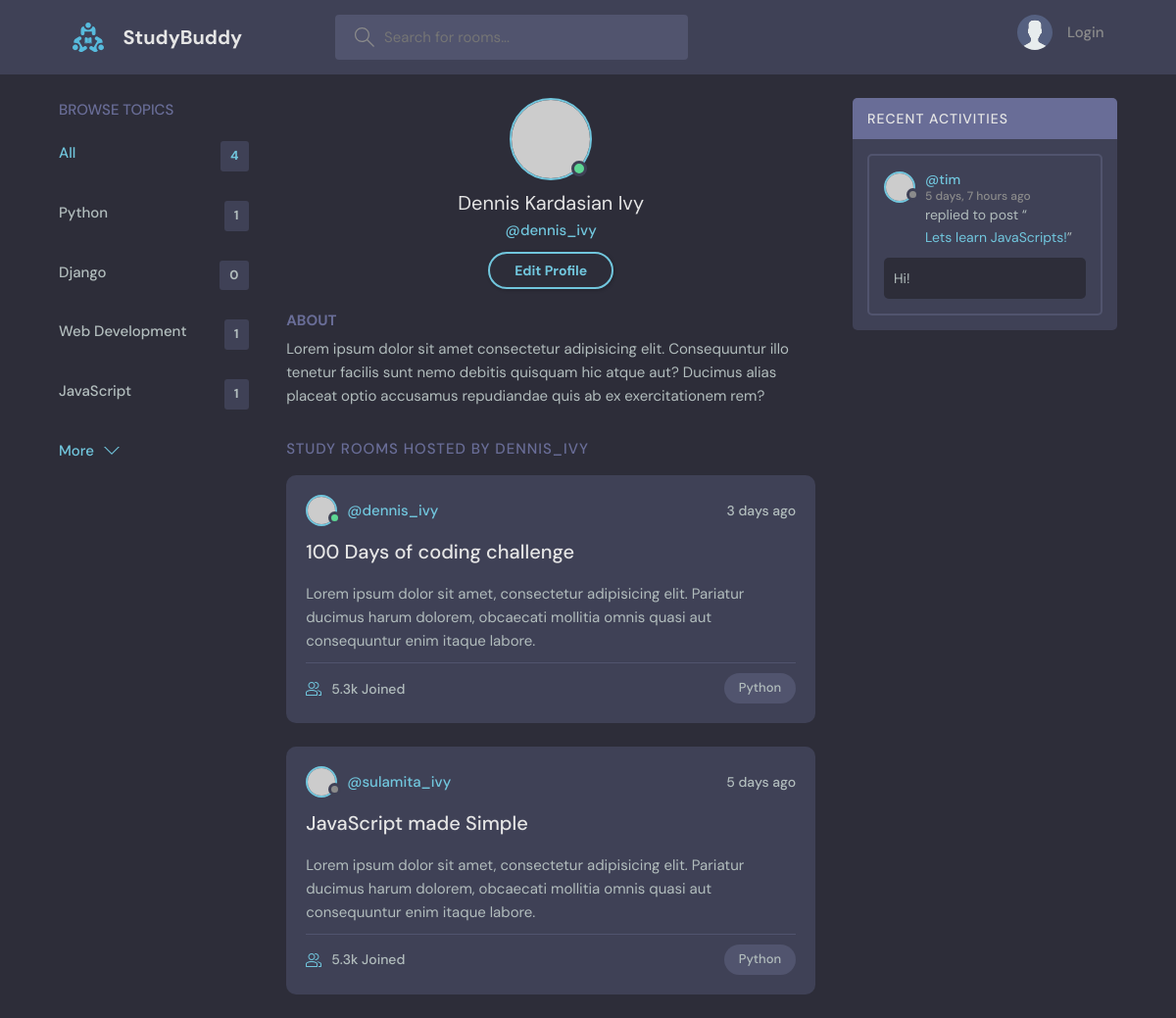
The page /profile/2 on the database its author committed.
### base/models.py (models this page shows, shortened)
class Topic(models.Model):
	name = models.CharField(max_length=200)

class Message(models.Model):
	user = models.ForeignKey(User, on_delete=models.CASCADE)
	room = models.ForeignKey(Room, on_delete=models.CASCADE)
	body = models.TextField()
	updated = models.DateTimeField(auto_now=True)
	created = models.DateTimeField(auto_now_add=True)
	class Meta:
		ordering = ['-updated', '-created']

class Room(models.Model):
	host = models.ForeignKey(User, on_delete=models.SET_NULL, null=True)
	topic = models.ForeignKey(Topic, on_delete=models.SET_NULL, null=True)
	name = models.CharField(max_length=200)
	description = models.TextField(null=True, blank=True)
	participants = models.ManyToManyField(User, related_name='participants', blank=True)
	updated = models.DateTimeField(auto_now=True)
	created = models.DateTimeField(auto_now_add=True)
	class Meta:
		ordering = ['-updated', '-created']
	def __str__(self):
		return self.name

### base/views.py (the view)
# urls.py: path('profile/<str:pk>', views.userProfile, name="user-profile"),
def userProfile(request, pk):
	user = User.objects.get(id=pk)
	rooms = user.room_set.all()
	room_messages = user.message_set.all()
	topics = Topic.objects.all()
	context = {
		'user': user,
		'rooms': rooms,
		'room_messages': room_messages,
		'topics': topics
	}
	return render(request, 'base/profile.html', context)

### base/templates/base/profile.html (shortened to what this page needs)
{% extends 'main.html' %}
{% block content %}
  <main class="profile-page layout layout--3">
    <div class="container">
      {% include 'base/topics_component.html' %}
      <div class="roomList">
        <div class="profile">
          <div class="profile__avatar">
            <div class="avatar avatar--large active">
              <img src="https://randomuser.me/api/portraits/men/11.jpg" />
            </div>
          </div>
          <div class="profile__info">
            <h3>Dennis Kardasian Ivy</h3>
            <p>@dennis_ivy</p>
            <a href="edit-user.html" class="btn btn--main btn--pill">Edit Profile</a>
          </div>
          <div class="profile__about">
            <h3>About</h3>
            <p>
              Lorem ipsum dolor sit amet consectetur adipisicing elit. Consequuntur illo tenetur
              facilis sunt nemo debitis quisquam hic atque aut? Ducimus alias placeat optio
              accusamus repudiandae quis ab ex exercitationem rem?
            </p>
          </div>
        </div>
        <div class="roomList__header">
          <div>
            <h2>Study Rooms Hosted by dennis_ivy</a>
            </h2>
          </div>
        </div>
        <div class="roomListRoom">
          <div class="roomListRoom__header">
            <a href="profile.html" class="roomListRoom__author">
              <div class="avatar avatar--small active">
                <img src="https://randomuser.me/api/portraits/men/11.jpg" />
              </div>
              <span>@dennis_ivy</span>
            </a>
            <div class="roomListRoom__actions">
              <span>3 days ago</span>
            </div>
          </div>
          <div class="roomListRoom__content">
            <a href="room.html">100 Days of coding challenge</a>
            <p>
              Lorem ipsum dolor sit amet, consectetur adipisicing elit. Pariatur ducimus harum
              dolorem, obcaecati mollitia omnis quasi aut consequuntur enim itaque labore.
            </p>
          </div>
          <div class="roomListRoom__meta">
            <a class="roomListRoom__joined">
              5.3k Joined
            </a>
            <p class="roomListRoom__topic">Python</p>
          </div>
        </div>
        <div class="roomListRoom">
          <div class="roomListRoom__header">
            <a href="profile.html" class="roomListRoom__author">
              <div class="avatar avatar--small">
                <img src="https://randomuser.me/api/portraits/women/11.jpg" />
              </div>
              <span>@sulamita_ivy</span>
            </a>
            <div class="roomListRoom__actions">
              <span>5 days ago</span>
            </div>
          </div>
          <div class="roomListRoom__content">
            <a href="room.html">JavaScript made Simple</a>
            <p>
              Lorem ipsum dolor sit amet, consectetur adipisicing elit. Pariatur ducimus harum
              dolorem, obcaecati mollitia omnis quasi aut consequuntur enim itaque labore.
            </p>
          </div>
          <div class="roomListRoom__meta">
            <a href="room.html" class="roomListRoom__joined">
              5.3k Joined
            </a>
            <p class="roomListRoom__topic">Python</p>
          </div>
        </div>
      </div>
      {% include 'base/activity_component.html' %}
    </div>
  </main>
  {% endblock content%}

### base/templates/base/topics_component.html
<div class="topics">
	<div class="topics__header">
	  <h2>Browse Topics</h2>
	</div>
	<ul class="topics__list">
	  <li>
		<a href="{% url 'home' %}" class="active">All <span>{{topics.count}}</span></a>
	  </li>
	  {% for topic in topics %}
	  <li>
		<a href="{% url 'home' %}?q={{topic.name}}">{{topic.name}} <span>{{topic.room_set.all.count}}</span></a>
	  </li>
		{% endfor %}
	</ul>
	<a class="btn btn--link" href="topics.html">
	  More
	  <svg version="1.1" xmlns="http://www.w3.org/2000/svg" width="32" height="32" viewBox="0 0 32 32">
		<title>chevron-down</title>
		<path d="M16 21l-13-13h-3l16 16 16-16h-3l-13 13z"></path>
	  </svg>
	</a>
  </div>

### base/templates/base/activity_component.html (shortened to what this page needs)
<div class="activities">
	<div class="activities__header">
	  <h2>Recent Activities</h2>
	</div>
	{% for message in room_messages %}
	<div class="activities__box">
	  <div class="activities__boxHeader roomListRoom__header">
		<a href="{% url 'user-profile' message.user.id %}" class="roomListRoom__author">
		  <div class="avatar avatar--small">
			<img src="https://randomuser.me/api/portraits/women/11.jpg" />
		  </div>
		  <p>
			@{{message.user}}
			<span>{{message.created|timesince}} ago</span>
		  </p>
		</a>
	  </div>
	  <div class="activities__boxContent">
		<p>replied to post “<a href="{% url 'room' message.room.id %}">{{message.room}}</a>”</p>
		<div class="activities__boxRoomContent">
			{{message.body}}
		</div>
	  </div>
	</div>
	{% endfor %}
  </div>

### rows shown on the page
Topic: name "Python", room_set.all.count "1"
Topic: name "Django", room_set.all.count "0"
Topic: name "Web Development", room_set.all.count "1"
Topic: name "JavaScript", room_set.all.count "1"
Message: user "tim", created "5 days, 7 hours", room "Lets learn JavaScripts!", body "Hi!"

### other values the page prints
{{ topics.count }} "4"
